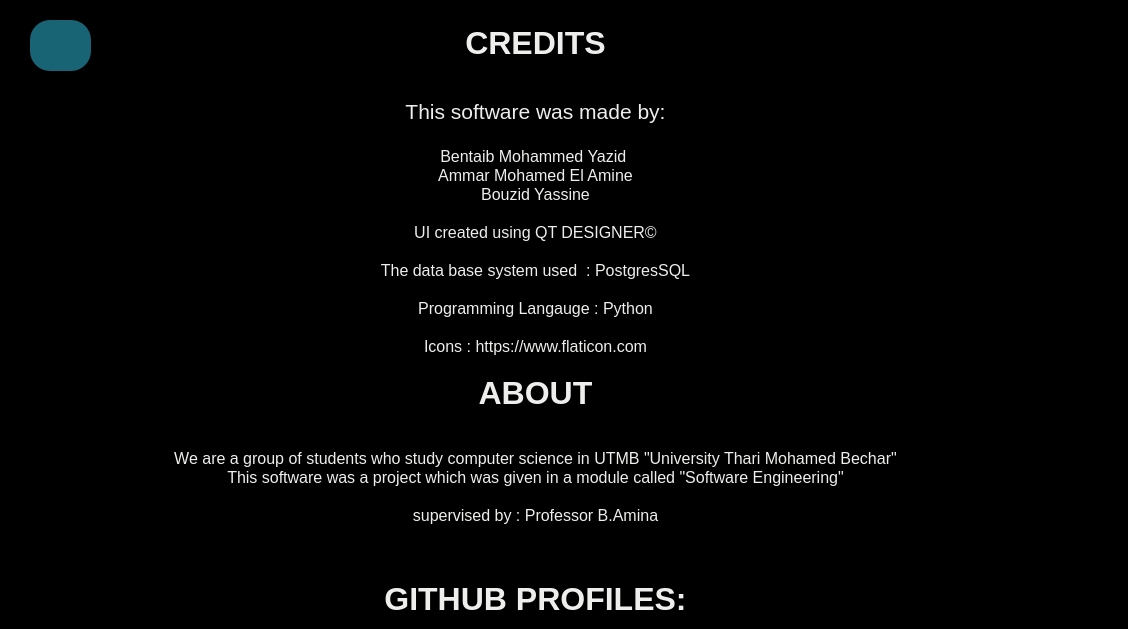
<?xml version="1.0" encoding="UTF-8"?>
<ui version="4.0">
 <class>About</class>
 <widget class="QMainWindow" name="About">
  <property name="geometry">
   <rect>
    <x>0</x>
    <y>0</y>
    <width>1128</width>
    <height>629</height>
   </rect>
  </property>
  <property name="sizePolicy">
   <sizepolicy hsizetype="Fixed" vsizetype="Fixed">
    <horstretch>0</horstretch>
    <verstretch>0</verstretch>
   </sizepolicy>
  </property>
  <property name="maximumSize">
   <size>
    <width>1128</width>
    <height>629</height>
   </size>
  </property>
  <property name="windowTitle">
   <string>Help</string>
  </property>
  <property name="styleSheet">
   <string notr="true">background-color: rgb(222, 221, 218);</string>
  </property>
  <widget class="QWidget" name="centralwidget">
   <property name="enabled">
    <bool>true</bool>
   </property>
   <property name="minimumSize">
    <size>
     <width>1128</width>
     <height>629</height>
    </size>
   </property>
   <widget class="QTextBrowser" name="textBrowser_2">
    <property name="geometry">
     <rect>
      <x>160</x>
      <y>20</y>
      <width>751</width>
      <height>611</height>
     </rect>
    </property>
    <property name="styleSheet">
     <string notr="true">background-color: rgba(191, 64, 64, 0);</string>
    </property>
    <property name="verticalScrollBarPolicy">
     <enum>Qt::ScrollBarAlwaysOff</enum>
    </property>
    <property name="horizontalScrollBarPolicy">
     <enum>Qt::ScrollBarAlwaysOff</enum>
    </property>
    <property name="sizeAdjustPolicy">
     <enum>QAbstractScrollArea::AdjustIgnored</enum>
    </property>
    <property name="html">
     <string>&lt;!DOCTYPE HTML PUBLIC &quot;-//W3C//DTD HTML 4.0//EN&quot; &quot;http://www.w3.org/TR/REC-html40/strict.dtd&quot;&gt;
&lt;html&gt;&lt;head&gt;&lt;meta name=&quot;qrichtext&quot; content=&quot;1&quot; /&gt;&lt;style type=&quot;text/css&quot;&gt;
p, li { white-space: pre-wrap; }
&lt;/style&gt;&lt;/head&gt;&lt;body style=&quot; font-family:'Ubuntu'; font-size:11pt; font-weight:400; font-style:normal;&quot;&gt;
&lt;p align=&quot;center&quot; style=&quot; margin-top:0px; margin-bottom:0px; margin-left:0px; margin-right:0px; -qt-block-indent:0; text-indent:0px;&quot;&gt;&lt;span style=&quot; font-size:24pt; font-weight:600; color:#eeeeec;&quot;&gt;CREDITS&lt;/span&gt;&lt;/p&gt;
&lt;p align=&quot;center&quot; style=&quot;-qt-paragraph-type:empty; margin-top:0px; margin-bottom:0px; margin-left:0px; margin-right:0px; -qt-block-indent:0; text-indent:0px; font-size:24pt; font-weight:600; color:#eeeeec;&quot;&gt;&lt;br /&gt;&lt;/p&gt;
&lt;p align=&quot;center&quot; style=&quot; margin-top:0px; margin-bottom:0px; margin-left:0px; margin-right:0px; -qt-block-indent:0; text-indent:0px;&quot;&gt;&lt;span style=&quot; font-size:16pt; color:#eeeeec;&quot;&gt;This software was made by:&lt;/span&gt;&lt;/p&gt;
&lt;p align=&quot;center&quot; style=&quot;-qt-paragraph-type:empty; margin-top:0px; margin-bottom:0px; margin-left:0px; margin-right:0px; -qt-block-indent:0; text-indent:0px; font-size:14pt; color:#eeeeec;&quot;&gt;&lt;br /&gt;&lt;/p&gt;
&lt;p align=&quot;center&quot; style=&quot; margin-top:0px; margin-bottom:0px; margin-left:0px; margin-right:0px; -qt-block-indent:0; text-indent:0px;&quot;&gt;&lt;span style=&quot; font-size:12pt; color:#eeeeec;&quot;&gt;Bentaib Mohammed Yazid &lt;/span&gt;&lt;/p&gt;
&lt;p align=&quot;center&quot; style=&quot; margin-top:0px; margin-bottom:0px; margin-left:0px; margin-right:0px; -qt-block-indent:0; text-indent:0px;&quot;&gt;&lt;span style=&quot; font-size:12pt; color:#eeeeec;&quot;&gt;Ammar Mohamed El Amine&lt;/span&gt;&lt;/p&gt;
&lt;p align=&quot;center&quot; style=&quot; margin-top:0px; margin-bottom:0px; margin-left:0px; margin-right:0px; -qt-block-indent:0; text-indent:0px;&quot;&gt;&lt;span style=&quot; font-size:12pt; color:#eeeeec;&quot;&gt;Bouzid Yassine&lt;/span&gt;&lt;/p&gt;
&lt;p align=&quot;center&quot; style=&quot;-qt-paragraph-type:empty; margin-top:0px; margin-bottom:0px; margin-left:0px; margin-right:0px; -qt-block-indent:0; text-indent:0px; font-size:12pt; color:#eeeeec;&quot;&gt;&lt;br /&gt;&lt;/p&gt;
&lt;p align=&quot;center&quot; style=&quot; margin-top:0px; margin-bottom:0px; margin-left:0px; margin-right:0px; -qt-block-indent:0; text-indent:0px;&quot;&gt;&lt;span style=&quot; font-size:12pt; color:#eeeeec;&quot;&gt;UI created using QT DESIGNER©️&lt;/span&gt;&lt;/p&gt;
&lt;p align=&quot;center&quot; style=&quot;-qt-paragraph-type:empty; margin-top:0px; margin-bottom:0px; margin-left:0px; margin-right:0px; -qt-block-indent:0; text-indent:0px; font-size:12pt; color:#eeeeec;&quot;&gt;&lt;br /&gt;&lt;/p&gt;
&lt;p align=&quot;center&quot; style=&quot; margin-top:0px; margin-bottom:0px; margin-left:0px; margin-right:0px; -qt-block-indent:0; text-indent:0px;&quot;&gt;&lt;span style=&quot; font-size:12pt; color:#eeeeec;&quot;&gt;The data base system used  : PostgresSQL&lt;/span&gt;&lt;/p&gt;
&lt;p align=&quot;center&quot; style=&quot;-qt-paragraph-type:empty; margin-top:0px; margin-bottom:0px; margin-left:0px; margin-right:0px; -qt-block-indent:0; text-indent:0px; font-size:12pt; color:#eeeeec;&quot;&gt;&lt;br /&gt;&lt;/p&gt;
&lt;p align=&quot;center&quot; style=&quot; margin-top:0px; margin-bottom:0px; margin-left:0px; margin-right:0px; -qt-block-indent:0; text-indent:0px;&quot;&gt;&lt;span style=&quot; font-size:12pt; color:#eeeeec;&quot;&gt;Programming Langauge : Python&lt;/span&gt;&lt;/p&gt;
&lt;p align=&quot;center&quot; style=&quot;-qt-paragraph-type:empty; margin-top:0px; margin-bottom:0px; margin-left:0px; margin-right:0px; -qt-block-indent:0; text-indent:0px; font-size:12pt; color:#eeeeec;&quot;&gt;&lt;br /&gt;&lt;/p&gt;
&lt;p align=&quot;center&quot; style=&quot; margin-top:0px; margin-bottom:0px; margin-left:0px; margin-right:0px; -qt-block-indent:0; text-indent:0px;&quot;&gt;&lt;span style=&quot; font-size:12pt; color:#eeeeec;&quot;&gt;Icons : https://www.flaticon.com&lt;/span&gt;&lt;/p&gt;
&lt;p align=&quot;center&quot; style=&quot;-qt-paragraph-type:empty; margin-top:0px; margin-bottom:0px; margin-left:0px; margin-right:0px; -qt-block-indent:0; text-indent:0px; font-size:12pt; color:#eeeeec;&quot;&gt;&lt;br /&gt;&lt;/p&gt;
&lt;p align=&quot;center&quot; style=&quot; margin-top:0px; margin-bottom:0px; margin-left:0px; margin-right:0px; -qt-block-indent:0; text-indent:0px;&quot;&gt;&lt;span style=&quot; font-size:24pt; font-weight:600; color:#eeeeec;&quot;&gt;ABOUT&lt;/span&gt;&lt;/p&gt;
&lt;p align=&quot;center&quot; style=&quot;-qt-paragraph-type:empty; margin-top:0px; margin-bottom:0px; margin-left:0px; margin-right:0px; -qt-block-indent:0; text-indent:0px; font-size:24pt; font-weight:600; color:#eeeeec;&quot;&gt;&lt;br /&gt;&lt;/p&gt;
&lt;p align=&quot;center&quot; style=&quot; margin-top:0px; margin-bottom:0px; margin-left:0px; margin-right:0px; -qt-block-indent:0; text-indent:0px;&quot;&gt;&lt;span style=&quot; font-size:12pt; color:#eeeeec;&quot;&gt;We are a group of students who study computer science in UTMB &amp;quot;University Thari Mohamed Bechar&amp;quot;&lt;/span&gt;&lt;/p&gt;
&lt;p align=&quot;center&quot; style=&quot; margin-top:0px; margin-bottom:0px; margin-left:0px; margin-right:0px; -qt-block-indent:0; text-indent:0px;&quot;&gt;&lt;span style=&quot; font-size:12pt; color:#eeeeec;&quot;&gt;This software was a project which was given in a module called &amp;quot;Software Engineering&amp;quot;&lt;/span&gt;&lt;/p&gt;
&lt;p align=&quot;center&quot; style=&quot;-qt-paragraph-type:empty; margin-top:0px; margin-bottom:0px; margin-left:0px; margin-right:0px; -qt-block-indent:0; text-indent:0px; font-size:12pt; color:#eeeeec;&quot;&gt;&lt;br /&gt;&lt;/p&gt;
&lt;p align=&quot;center&quot; style=&quot; margin-top:0px; margin-bottom:0px; margin-left:0px; margin-right:0px; -qt-block-indent:0; text-indent:0px;&quot;&gt;&lt;span style=&quot; font-size:12pt; color:#eeeeec;&quot;&gt;supervised by : Professor B.Amina&lt;/span&gt;&lt;/p&gt;
&lt;p align=&quot;center&quot; style=&quot;-qt-paragraph-type:empty; margin-top:0px; margin-bottom:0px; margin-left:0px; margin-right:0px; -qt-block-indent:0; text-indent:0px; font-size:12pt; color:#eeeeec;&quot;&gt;&lt;br /&gt;&lt;/p&gt;
&lt;p align=&quot;center&quot; style=&quot;-qt-paragraph-type:empty; margin-top:0px; margin-bottom:0px; margin-left:0px; margin-right:0px; -qt-block-indent:0; text-indent:0px;&quot;&gt;&lt;br /&gt;&lt;/p&gt;
&lt;p align=&quot;center&quot; style=&quot;-qt-paragraph-type:empty; margin-top:0px; margin-bottom:0px; margin-left:0px; margin-right:0px; -qt-block-indent:0; text-indent:0px; font-size:12pt; color:#eeeeec;&quot;&gt;&lt;br /&gt;&lt;/p&gt;
&lt;p align=&quot;center&quot; style=&quot; margin-top:0px; margin-bottom:0px; margin-left:0px; margin-right:0px; -qt-block-indent:0; text-indent:0px;&quot;&gt;&lt;span style=&quot; font-size:24pt; font-weight:600; color:#eeeeec;&quot;&gt;GITHUB PROFILES:&lt;/span&gt;&lt;/p&gt;
&lt;p align=&quot;center&quot; style=&quot;-qt-paragraph-type:empty; margin-top:0px; margin-bottom:0px; margin-left:0px; margin-right:0px; -qt-block-indent:0; text-indent:0px; font-size:24pt; font-weight:600; color:#eeeeec;&quot;&gt;&lt;br /&gt;&lt;/p&gt;
&lt;p align=&quot;center&quot; style=&quot; margin-top:0px; margin-bottom:0px; margin-left:0px; margin-right:0px; -qt-block-indent:0; text-indent:0px;&quot;&gt;&lt;span style=&quot; font-size:12pt; color:#eeeeec;&quot;&gt;Ammar Mohamed El Amine : https://github.com/Ammar-Mohamed-Elamine&lt;/span&gt;&lt;/p&gt;
&lt;p align=&quot;center&quot; style=&quot;-qt-paragraph-type:empty; margin-top:0px; margin-bottom:0px; margin-left:0px; margin-right:0px; -qt-block-indent:0; text-indent:0px;&quot;&gt;&lt;br /&gt;&lt;/p&gt;
&lt;p align=&quot;center&quot; style=&quot; margin-top:0px; margin-bottom:0px; margin-left:0px; margin-right:0px; -qt-block-indent:0; text-indent:0px;&quot;&gt;&lt;span style=&quot; font-size:12pt; color:#eeeeec;&quot;&gt;Bouzid Yassine : https://github.com/Yassine-08&lt;/span&gt;&lt;/p&gt;
&lt;p align=&quot;center&quot; style=&quot;-qt-paragraph-type:empty; margin-top:0px; margin-bottom:0px; margin-left:0px; margin-right:0px; -qt-block-indent:0; text-indent:0px; font-size:12pt; color:#eeeeec;&quot;&gt;&lt;br /&gt;&lt;/p&gt;
&lt;p align=&quot;center&quot; style=&quot; margin-top:0px; margin-bottom:0px; margin-left:0px; margin-right:0px; -qt-block-indent:0; text-indent:0px;&quot;&gt;&lt;span style=&quot; font-size:12pt; color:#eeeeec;&quot;&gt;Bentaib Mohammed Yazid : https://github.com/mohammedyazid&lt;/span&gt;&lt;/p&gt;
&lt;p align=&quot;center&quot; style=&quot;-qt-paragraph-type:empty; margin-top:0px; margin-bottom:0px; margin-left:0px; margin-right:0px; -qt-block-indent:0; text-indent:0px; font-size:12pt; color:#eeeeec;&quot;&gt;&lt;br /&gt;&lt;/p&gt;
&lt;p align=&quot;center&quot; style=&quot; margin-top:0px; margin-bottom:0px; margin-left:0px; margin-right:0px; -qt-block-indent:0; text-indent:0px;&quot;&gt;&lt;span style=&quot; font-size:24pt; font-weight:600; color:#eeeeec;&quot;&gt;HELP / REPORT A BUG:&lt;/span&gt;&lt;/p&gt;
&lt;p align=&quot;center&quot; style=&quot;-qt-paragraph-type:empty; margin-top:0px; margin-bottom:0px; margin-left:0px; margin-right:0px; -qt-block-indent:0; text-indent:0px; font-size:24pt; font-weight:600; color:#eeeeec;&quot;&gt;&lt;br /&gt;&lt;/p&gt;
&lt;p align=&quot;center&quot; style=&quot; margin-top:0px; margin-bottom:0px; margin-left:0px; margin-right:0px; -qt-block-indent:0; text-indent:0px;&quot;&gt;&lt;span style=&quot; font-size:12pt; color:#eeeeec;&quot;&gt;Please consider contacting us anytime at :&lt;/span&gt;&lt;/p&gt;
&lt;p align=&quot;center&quot; style=&quot; margin-top:0px; margin-bottom:0px; margin-left:0px; margin-right:0px; -qt-block-indent:0; text-indent:0px;&quot;&gt;&lt;span style=&quot; font-size:12pt; color:#eeeeec;&quot;&gt;easyporjectsup24.7@gmail.com&lt;/span&gt;&lt;/p&gt;
&lt;p align=&quot;center&quot; style=&quot;-qt-paragraph-type:empty; margin-top:0px; margin-bottom:0px; margin-left:0px; margin-right:0px; -qt-block-indent:0; text-indent:0px; font-size:12pt; color:#eeeeec;&quot;&gt;&lt;br /&gt;&lt;/p&gt;
&lt;p align=&quot;center&quot; style=&quot;-qt-paragraph-type:empty; margin-top:0px; margin-bottom:0px; margin-left:0px; margin-right:0px; -qt-block-indent:0; text-indent:0px; font-size:12pt; color:#eeeeec;&quot;&gt;&lt;br /&gt;&lt;/p&gt;
&lt;p align=&quot;center&quot; style=&quot;-qt-paragraph-type:empty; margin-top:0px; margin-bottom:0px; margin-left:0px; margin-right:0px; -qt-block-indent:0; text-indent:0px; font-size:12pt; color:#eeeeec;&quot;&gt;&lt;br /&gt;&lt;/p&gt;
&lt;p align=&quot;center&quot; style=&quot;-qt-paragraph-type:empty; margin-top:0px; margin-bottom:0px; margin-left:0px; margin-right:0px; -qt-block-indent:0; text-indent:0px; font-size:12pt; color:#eeeeec;&quot;&gt;&lt;br /&gt;&lt;/p&gt;&lt;/body&gt;&lt;/html&gt;</string>
    </property>
   </widget>
   <widget class="QPushButton" name="BACK">
    <property name="geometry">
     <rect>
      <x>30</x>
      <y>20</y>
      <width>61</width>
      <height>51</height>
     </rect>
    </property>
    <property name="styleSheet">
     <string notr="true">
QPushButton {
    transition: all .5s ease;
    background-color:rgb(24, 100, 117);
    border-radius: 20px;

    font-family:'Montserrat', sans-serif;
    text-transform: uppercase;
    text-align: center;
    line-height: 1;
    font-size: 17px;
    padding: 10px;
    outline: none;
    
    
}
QPushButton:hover {
    color: white;
    
	background-color: rgb(148, 90, 30);
}
</string>
    </property>
    <property name="text">
     <string/>
    </property>
    <property name="icon">
     <iconset>
      <normaloff>Icons/back.png</normaloff>Icons/back.png</iconset>
    </property>
    <property name="iconSize">
     <size>
      <width>25</width>
      <height>25</height>
     </size>
    </property>
   </widget>
   <widget class="QPushButton" name="background">
    <property name="geometry">
     <rect>
      <x>-60</x>
      <y>-110</y>
      <width>1241</width>
      <height>841</height>
     </rect>
    </property>
    <property name="styleSheet">
     <string notr="true">background-color: transparent;</string>
    </property>
    <property name="text">
     <string/>
    </property>
    <property name="icon">
     <iconset>
      <normaloff>Icons/wallhaven-e7ek7k.jpg</normaloff>Icons/wallhaven-e7ek7k.jpg</iconset>
    </property>
    <property name="iconSize">
     <size>
      <width>1128</width>
      <height>629</height>
     </size>
    </property>
   </widget>
   <zorder>background</zorder>
   <zorder>textBrowser_2</zorder>
   <zorder>BACK</zorder>
  </widget>
 </widget>
 <resources>
  <include location="Icons/backg.qrc"/>
 </resources>
 <connections/>
</ui>
